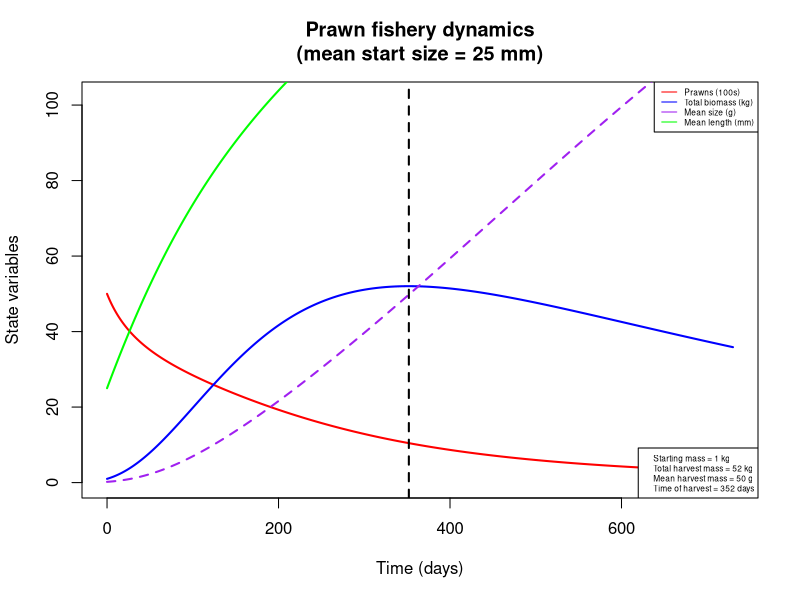
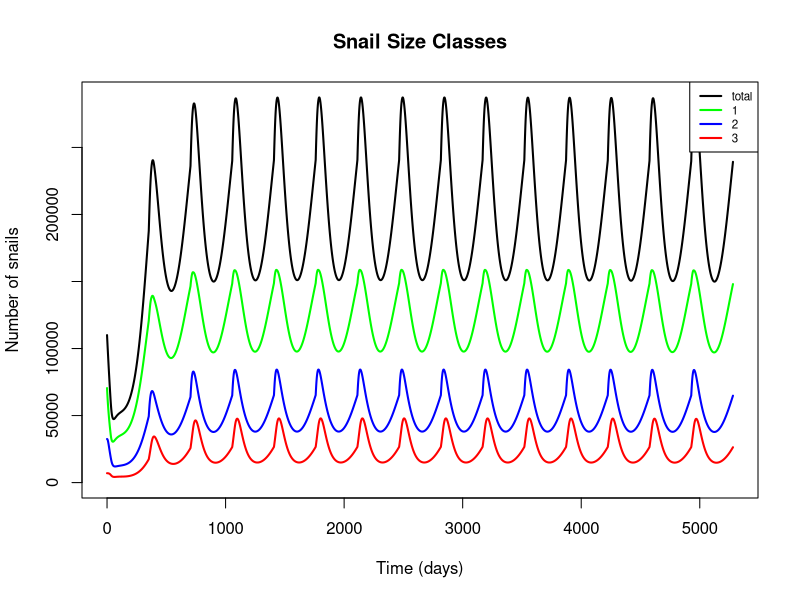
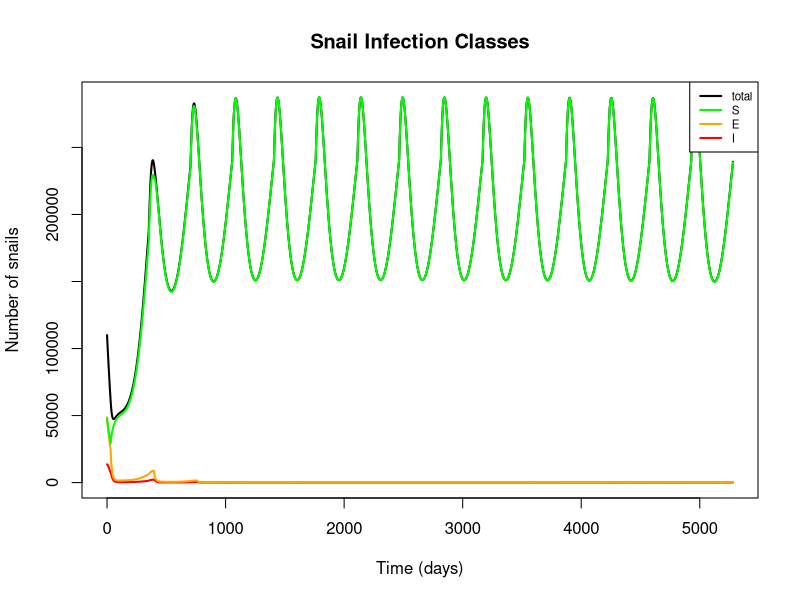
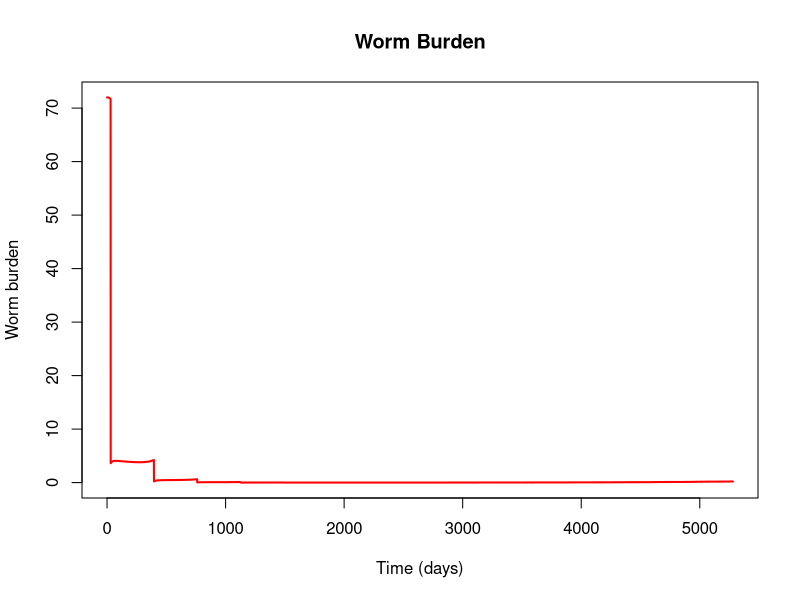
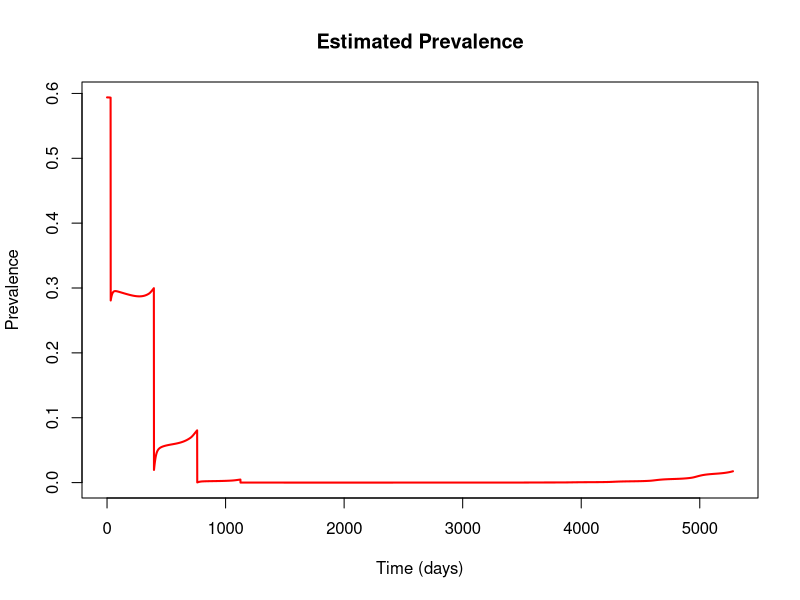
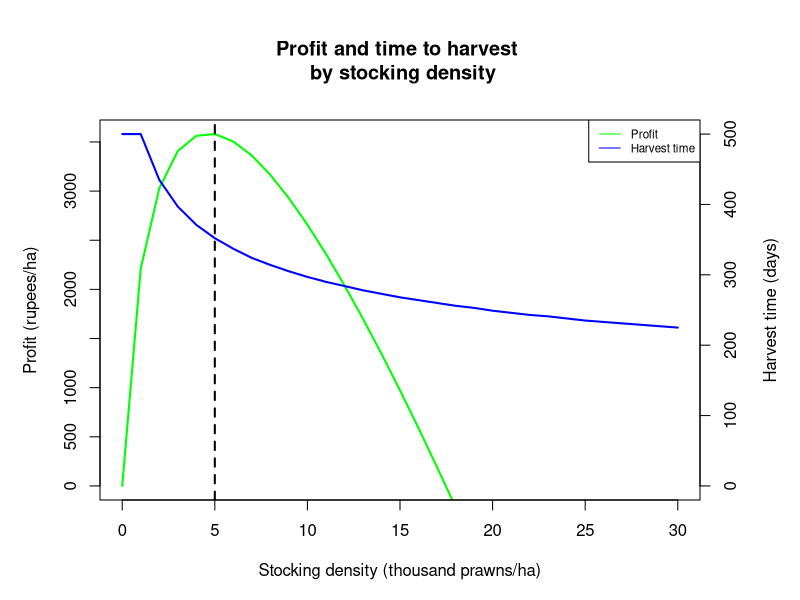
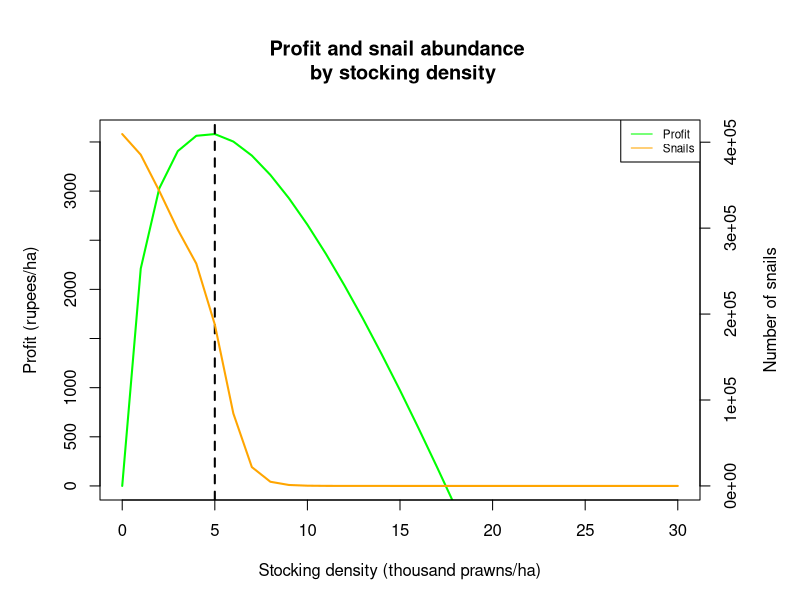
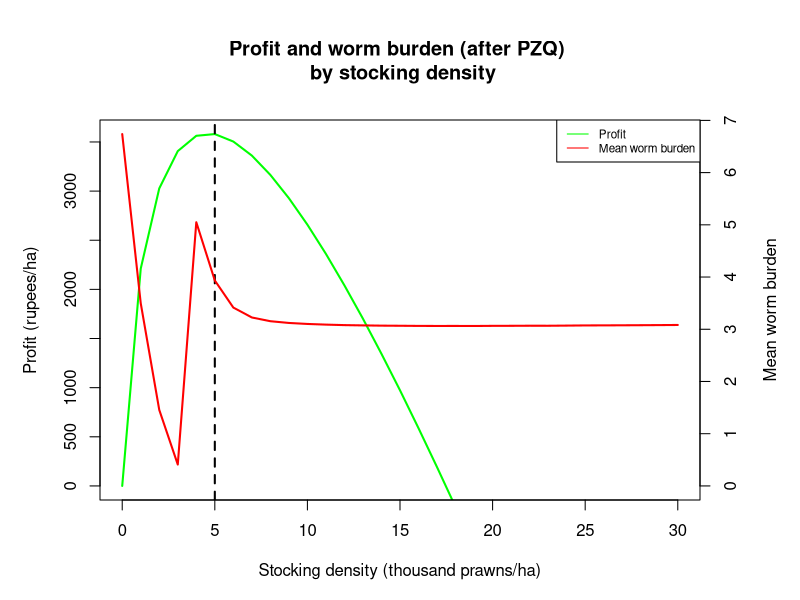

These charts were generated, in order, by the following R code:
#### Full snail-prawn model including epidemiological, predation, and aquaculture components

## To-do list:
  # Understand implications of diagonal transition structure
  # Simulations: basic, Gates, natural restoration (simple approximation)
  # Sensitivity analysis
  # Other modeling ideas, time permitting:
    # Incorporate seasonality?

require(deSolve)

snail_prawn_model = function(t, n, parameters) { 
  with(as.list(parameters),{
    
    S1=n[1]
    S2=n[2]
    S3=n[3]
    E1=n[4]
    E2=n[5]
    E3=n[6]
    I2=n[7]
    I3=n[8]
    W=n[9]
    P=n[10]
    L=n[11]
    
    N1 = S1+E1     # Total snails of size class 1
    N2 = S2+E2+I2  # Total snails of size class 2
    N3 = S3+E3+I3  # Total snails of size class 3
    N = N1+N2+N3   # Total number of snails
    
    # Miracidial density per person as a function of mean worm burden (W) and miracidial shedding rate (m)
    M = m*0.5*W
    
    # Mean and total prawn biomass, converting from length (mm) to weight (g)
    Bm.p = (a.p/10)*(L/10)^b.p
    Bm.t = P*Bm.p
    
    # Mean snail biomass in each size class, converting from length (cm) to weight (g)
    Bm.n1 = a.s*0.4^b.s  # 4mm size class
    Bm.n2 = a.s*0.8^b.s  # 8mm size class
    Bm.n3 = a.s*1.2^b.s  # 12mm size class
    
    # Prawn-to-snail mass ratios for each size class
    Bm.r1 = Bm.p / Bm.n1
    Bm.r2 = Bm.p / Bm.n2
    Bm.r3 = Bm.p / Bm.n3
    
    # Attack rates for each size class as a function of biomass ratio
    alpha1 = ifelse(-log(3) + ar*log(Bm.r1) > 0, -log(3) + ar*log(Bm.r1), 0)
    alpha2 = ifelse(-log(3) + ar*log(Bm.r2) > 0, -log(3) + ar*log(Bm.r2), 0)
    alpha3 = ifelse(-log(3) + ar*log(Bm.r3) > 0, -log(3) + ar*log(Bm.r3), 0)
    
    # Adjusted attack rates, accounting for area of interest and limiting factors in the wild
    alpha_star1 = alpha1*s/A
    alpha_star2 = alpha2*s/A
    alpha_star3 = alpha3*s/A
    
    # Handling times for each size class as a function of biomass ratio
    handle1 = 1/(th*Bm.r1)
    handle2 = 1/(th*Bm.r2)
    handle3 = 1/(th*Bm.r3)
    
    # Functional responses for each size class
    psi1 = (P*alpha_star1) / (1+sum(alpha_star1*handle1*N1, alpha_star2*handle2*N2, alpha_star3*handle3*N3))
    psi2 = (P*alpha_star2) / (1+sum(alpha_star1*handle1*N1, alpha_star2*handle2*N2, alpha_star3*handle3*N3))
    psi3 = (P*alpha_star3) / (1+sum(alpha_star1*handle1*N1, alpha_star2*handle2*N2, alpha_star3*handle3*N3))
    
    # Fraction of E2 snails that transition directly to I3
    rho = g2/sigma
    
    ## Model equations:
    
    # Susceptible snails, class 1
    dS1dt = f*(1-N/(Kn*A))*(S2+S3+z*(E2+E3)) - muN1*S1 - psi1*S1 - g1*S1 - beta*M*H*S1
    
    # Susceptible snails, class 2
    dS2dt = g1*S1 - muN2*S2 - psi2*S2 - g2*S2 - beta*M*H*S2
    
    # Susceptible snails, class 3
    dS3dt = g2*S2 - muN3*S3 - psi3*S3 - beta*M*H*S3
    
    # Exposed (prepatent) snails, class 1
    dE1dt = beta*M*H*S1 - muN1*E1 - psi1*E1 - sigma*E1
    
    # Exposed (prepatent) snails, class 2
    dE2dt = beta*M*H*S2 - muN2*E2 - psi2*E2 - sigma*E2
    
    # Exposed (prepatent) snails, class 3
    dE3dt = beta*M*H*S3 - muN3*E3 - psi3*E3 - sigma*E3
    
    # Infectious (shedding) snails, class 2
    dI2dt = sigma*E1 + sigma*(1-rho)*E2 - (muN2 + muI)*I2 - psi2*I2
    
    # Infectious (shedding) snails, class 3
    dI3dt = sigma*rho*E2 + sigma*E3 - (muN3 + muI)*I3 - psi3*I3
    
    # Mean human worm burden
    dWdt = lambda*I2/A + theta*lambda*I3/A - (muW + muH)*W
    
    # Prawn abundance
    dPdt = -P*(muP*Bm.p^d + phi*Bm.t/(A/10000))
    
    # Mean prawn length (mm)
    dLdt = k/(1+gam*Bm.t/(A/10000))*(linf - L)
    
    
    return(list(c(dS1dt, dS2dt, dS3dt, dE1dt, dE2dt, dE3dt, dI2dt, dI3dt, dWdt, dPdt, dLdt)))
  }) 
} 


## Set initial values and parameters
#  Default settings: area = 10000, P = 5000/ha, L = 25 (0.2g post-larvae)
#  Gates settings: area = 20000; P = 500, 1000, 2500, 5000, 10000/ha; L = 67 or 100 (5g or 20g adults)
area = 10000
nstart = c(S1 = 3.54*area, S2 = 1.02*area, S3 = 0.22*area, E1 = 3.51*area, E2 = 1.1*area, E3 = 0.25*area, 
           I2 = 1.13*area, I3 = 0.23*area, W = 72, P = 5000*area/10000, L = 25)
time = seq(0, 365*2, 1)

parameters=c(
  # Location parameters
  A = area,             # Area of site of interest, m^2
  H = 1000,             # Human population at site of interest
  
  # Snail reproductive parameters
  f = 0.26,             # Birth rate of adult snails (snails/reproductive snail/day, including survival to detection - more like a recruitment rate); 
                        #   adjusted from Sokolow et al. 2015 to account for the fact that class 1 snails are assumed to be juveniles and therefore don't reproduce
  Kn = 50,              # Carrying capacity of snails (snails/m^2), from Sokolow et al. 2015
  z = 0.5,              # Fraction of prepatent snails that can reproduce, from Sokolow et al. 2015
  
  # Snail growth parameters
  a.s = 0.187178454,    # Allometric parameter for snail length-weight relationship, fitted to Sanna's data on B. glabrata
  b.s = 2.536764792,    # Allometric parameter for snail length-weight relationship, fitted to Sanna's data on B. glabrata
  g1 = 1/37,            # Growth rate of small snails (size class transition rate, in terms of days to grow 4mm; adapted from McCreesh et al. 2014, assuming water temp. of 25 C)
  g2 = 1/62,            # Growth rate of medium snails (size class transition rate, in terms of days to grow 4mm; adapted from McCreesh et al. 2014, assuming water temp. of 25 C)
  
  # Snail mortality parameters
  muN1 = 1/40,          # Natural mortality rate of small snails (deaths/snail/day; assume mean lifespan = 50 days)
  muN2 = 1/50,          # Natural mortality rate of medium snails (deaths/snail/day; assume mean lifespan = 50 days)
  muN3 = 1/60,          # Natural mortality rate of large snails (deaths/snail/day; assume mean lifespan = 50 days)
  muI = 1/10,           # Additional mortality rate of shedding snails as a result of infection, from Sokolow et al. 2015
  
  # Prawn growth parameters
  a.p = 0.096868,       # Allometric parameter for prawn length-weight relationship, from Lalrinsanga et al. 2012 (M. rosenbergii, growout phase)
  b.p = 3.2944,         # Allometric parameter for prawn length-weight relationship, from Lalrinsanga et al. 2012 (M. rosenbergii, growout phase)
  k = 0.00339726,       # Growth coefficient, from Nwosu & Wolfi 2006 (M. vollenhovenii); alternate value for M. rosenbergii, from Sampaio & Valenti 1996: 0.0104333333
  linf = 206,           # Max length (mm), from Nwosu & Wolfi 2006 (M. vollenhovenii)
  gam = 1e-5,           # Density-dependent growth parameter (based on biomass per hectare); informally adjusted based on Ranjeet & Kurup 2010
  
  # Prawn mortality parameters
  muP = 0.00610958904,  # Prawn mortality at unit weight, from Lorenzen 1996 (pond aquaculture)
  d = -0.382,           # Exponential relationship of weight with mortality, from Lorenzen 1996 (pond aquaculture)
  phi = 5e-8,           # Density-dependent mortality parameter (based on biomass per hectare); informally adjusted based on Ranjeet & Kurup 2010
  
  # Predation parameters
  ar = 1.1906,          # Coefficient for relationship between biomass ratio and attack rate, fitted to data from Sokolow et al. 2014
  th = 0.38561,         # Coefficient for relationship between biomass ratio and handling time, fitted to data from Sokolow et al. 2014
  s = 1/30,             # Scale factor limiting prawn attack rate in the wild (vs. lab conditions);
                        #   decreased from 1/10 to 1/30 in size class model to match expected elimination threshold
  
  # Infection parameters
  beta = 2e-6,          # Human-to-snail infection probability in reference area (infected snails/miracidia/snail/day); adjusted from Sokolow et al. 2015 (original value: 4e-6)
  m = 0.8,              # Miracidial shedding rate per adult female worm divided by miracidial mortality; from Sokolow et al. 2015
  sigma = 1/30,         # Latent period for exposed snails (infectious snails/exposed snail/day); adjusted from Sokolow et al. 2015 (original value: 1/50)
  lambda = 4e-2,        # Snail-to-human infection probability scaled to 1 m^2 (composite including cercarial shedding, mortality, infection, survival to patency); 
                        #   adjusted from Sokolow et al. 2015 (original value: 0.1)
  theta = 2,            # Scale factor describing increase in cercarial shedding rate in larger snails; from Chu & Dawood 1970 (estimated to be between 2 and 10)
  
  # Schisto mortality parameters
  muW = 1/(3.3*365),    # Natural mortality rate of adult worms in humans, assuming average lifespan of 3.3 years, from Sokolow et al. 2015
  muH = 1/(60*365)      # Natural mortality of humans (contributing to worm mortality), assuming average lifespan of 60 years, from Sokolow et al. 2015
)



## Run model and assess outcomes over one or more aquaculture cycles

# Start with single run to calculate the time to optimal harvest and other fisheries statistics
output = as.data.frame(ode(nstart, time, snail_prawn_model, parameters))
output$B = ((parameters['a.p']*(output$L/10)^parameters['b.p'])/10)       # Mean prawn biomass, transformed from length using allometric equation
output$Bt = output$B*output$P                                             # Total prawn biomass

start.mass.kg = output$Bt[output$time == 0]/1000                          # Total prawn biomass at beginning of cycle, in kg
harvest.mass.kg = max(output$Bt)/1000                                     # Total prawn biomass at end of cycle, in kg
harvest.size = output$B[output$Bt == max(output$Bt)]                      # Average prawn biomass at harvest, in g
harvest.time = output$time[output$Bt == max(output$Bt)]                   # Time to optimal harvest, in days

# Plot prawn aquaculture dynamics
plot(x = output$time, y = output$P/100, col = 'red', xlab = 'Time (days)', ylab = 'State variables', 
     type = 'l', lwd=2, xlim = c(0, max(output$time)), ylim = c(0, max(output$Bt/1000)+50),
     main = paste('Prawn fishery dynamics\n', '(mean start size = ', as.numeric(nstart[11]), ' mm)', sep = ''))
lines(x = output$time, y = output$Bt/1000, col = 'blue', lwd=2)
lines(x = output$time, y = output$B, col = 'purple', lwd=2, lty=2)
lines(x = output$time, y = output$L, col = 'green', lwd=2)
abline(v = harvest.time, lty = 2, lwd = 2)
legend('topright', legend = c('Prawns (100s)', 'Total biomass (kg)', 'Mean size (g)', 'Mean length (mm)'), 
       lty = 1, col = c('red', 'blue', 'purple', 'green'), cex = 0.5)
legend('bottomright', legend = c(paste('Starting mass =', round(start.mass.kg), 'kg', sep = ' '),
                                 paste('Total harvest mass =', round(harvest.mass.kg), 'kg', sep = ' '), 
                                 paste('Mean harvest mass =', round(harvest.size), 'g', sep = ' '), 
                                 paste('Time of harvest =', round(harvest.time), 'days', sep = ' ')), cex=0.5)

# Set the desired number of aquaculture cycles, and harvest time if not using optimum
# Default settings: harvest.time = optimal, ncycles = 15 (~10 years @ 8 months/cycle)
# Gates settings: harvest.time = 4 months, ncycles = 3 (1 year)
harvest.time = harvest.time
ncycles = 15
pzq.delay = 0
nstart.lt = nstart
nstart.lt['P'] = 0
time.lt = seq(0, pzq.delay + harvest.time*ncycles, 1)

# Define stocking events at the beginning of each cycle
stocking = data.frame(var = rep(c('P', 'L'), ncycles),
                      time = rep(seq(pzq.delay, pzq.delay + harvest.time*(ncycles-1), harvest.time), each = 2),
                      value = rep(c(nstart['P'], nstart['L']), ncycles),
                      method = rep('rep', ncycles*2))

# Define PZQ administration event
# Note: if administering before start of stocking, set time = 0 and instead set pzq.delay above
#   to time between MDA and first stocking
pzq = data.frame(var = rep('W', 5), 
                 time = c(30, 395, 760, 1125, 1490), 
                 value = rep(0.05, 5), 
                 method = rep('mult', 5))

# Run model and calculate outcomes of interest
output.lt = as.data.frame(ode(nstart.lt, time.lt, snail_prawn_model, parameters,
                              events = list(data = rbind(stocking, pzq))))

output.lt$S.t = output.lt$S1 + output.lt$S2 + output.lt$S3                      # Total susceptible snails
output.lt$E.t = output.lt$E1 + output.lt$E2 + output.lt$E3                      # Total exposed snails 
output.lt$I.t = output.lt$I2 + output.lt$I3                                     # Total infected snails
output.lt$N1.t = output.lt$S1 + output.lt$E1                                    # Total snails of size class 1
output.lt$N2.t = output.lt$S2 + output.lt$E2 + output.lt$I2                     # Total snails of size class 2
output.lt$N3.t = output.lt$S3 + output.lt$E3 + output.lt$I3                     # Total snails of size class 3
output.lt$N.t = output.lt$S.t + output.lt$E.t + output.lt$I.t                   # Total snails
output.lt$prev = pnbinom(2, size = 0.2, mu = output.lt$W, lower.tail = FALSE)   # Estimated prevalence, using a negative binomial dist. with k = 0.2 (fitted from EPLS data)
output.lt$B = ((parameters['a.p']*(output.lt$L/10)^parameters['b.p'])/10)       # Mean prawn biomass, transformed from length using allometric equation
output.lt$Bt = output.lt$B*output.lt$P                                          # Total prawn biomass

# Plot snail dynamics by size class
plot(x = output.lt$time, y = output.lt$N.t, type = 'l', col = 'black', lwd=2, xlab = 'Time (days)', 
     ylab = 'Number of snails', ylim = c(0,max(output.lt$N.t)),
     main = 'Snail Size Classes')
lines(output.lt$time, output.lt$N1.t, col = 'green', lwd = 2)
lines(output.lt$time, output.lt$N2.t, col = 'blue', lwd = 2)
lines(output.lt$time, output.lt$N3.t, col = 'red', lwd = 2)
legend('topright', legend = c('total', '1', '2', '3'), lwd = 2, col = c('black', 'green', 'blue', 'red'), cex = 0.7)

# Plot snail dynamics by infection class
plot(x = output.lt$time, y = output.lt$N.t, type = 'l', col = 'black', lwd=2, xlab = 'Time (days)', 
     ylab = 'Number of snails', ylim = c(0,max(output.lt$N.t)), 
     main = 'Snail Infection Classes')
lines(output.lt$time, output.lt$I.t, col = 'red', lwd = 2)
lines(output.lt$time, output.lt$E.t, col = 'orange', lwd = 2)
lines(output.lt$time, output.lt$S.t, col = 'green', lwd = 2)
legend('topright', legend = c('total', 'S', 'E', 'I'), lwd = 2, col = c('black', 'green', 'orange', 'red'), cex = 0.7)

# Plot mean human worm burden and prevalence of infection
plot(x = output.lt$time, y = output.lt$W, type = 'l', col = 'red', lwd=2, xlab = 'Time (days)', 
     ylab = 'Worm burden', ylim = c(0,max (output.lt$W)),
     main = 'Worm Burden')
plot(x = output.lt$time, y = output.lt$prev, type = 'l', col = 'red', lwd=2, xlab = 'Time (days)', 
     ylab = 'Prevalence', ylim = c(0,max (output.lt$prev)),
     main = 'Estimated Prevalence')



## Assess single-cycle outcomes over multiple stocking densities
#  NOTE: set parameters and initial values first!

# Run the model over the desired range of stocking densities (in thousands of post-larvae)
x = c(0:30)
nstart.sd = nstart
time.sd = seq(0, 500, 1)
harvest = numeric(length(x))
harvest.t = numeric(length(x))
snails = numeric(length(x))
worms = numeric(length(x))
for (i in x) {
  nstart.sd['P'] = 1000*i
  output.sd = as.data.frame(ode(nstart.sd, time.sd, snail_prawn_model, parameters,
                                events = list(data = pzq)))
  output.sd$S.t = output.sd$S1 + output.sd$S2 + output.sd$S3
  output.sd$E.t = output.sd$E1 + output.sd$E2 + output.sd$E3
  output.sd$I.t = output.sd$I2 + output.sd$I3
  output.sd$Inf.t = output.sd$E.t + output.sd$I.t
  output.sd$N.t = output.sd$S.t + output.sd$E.t + output.sd$I.t
  output.sd$B = ((parameters['a.p']*(output.sd$L/10)^parameters['b.p'])/10)
  output.sd$Bt = output.sd$B*output.sd$P
  harvest[i+1] = max(output.sd$Bt)/1000
  ht.tmp = output.sd$time[output.sd$Bt == max(output.sd$Bt)]
  harvest.t[i+1] = ifelse(ht.tmp != 0, ht.tmp, max(output.sd$time))
  snails[i+1] = output.sd$N.t[output.sd$time == harvest.t[i+1]]
  worms[i+1] = output.sd$W[output.sd$time == harvest.t[i+1]]
}

# Price estimates for profit calculation from Tamil Nadu Agricultural University, http://agritech.tnau.ac.in/fishery/fish_freshwaterprawn.html
p = 140                                           # Weighted average market price of prawns, in rupees/kg 
c = 600                                           # Cost of post-larvae, in rupees/1000 PL
delta = -log(1-0.1)/365                           # Discount rate, equivalent to 10%/year
profit = p*harvest*exp(-delta*(harvest.t)) - c*x  # Profit function, in terms of revenue (discounted by time to harvest) minus stocking costs 

# Plot estimated profit and time to harvest over stocking density
# (after one aquaculture cycle)
par(mar = c(5,5,6,5))
plot(x, profit, col = 'green', xlab = 'Stocking density (thousand prawns/ha)', ylab = 'Profit (rupees/ha)',
     ylim = c(0, max(profit)), type = 'l', lwd = 2, main = 'Profit and time to harvest \n by stocking density')
abline(v = which.max(profit)-1, lty = 2, lwd = 2)
par(new = T)
plot(x, harvest.t, col = 'blue', axes = F, xlab = NA, ylab = NA, ylim = c(0, max(harvest.t[-1])), type = 'l', lwd = 2)
axis(side = 4)
mtext(side = 4, line = 3, 'Harvest time (days)')
legend('topright', legend = c('Profit', 'Harvest time'), lty = 1, col = c('green', 'blue'), cex = 0.7)

# Plot estimated profit and snail abundance over stocking density
# (after one aquaculture cycle)
par(mar = c(5,5,6,5))
plot(x, profit, col = 'green', xlab = 'Stocking density (thousand prawns/ha)', ylab = 'Profit (rupees/ha)',
     ylim = c(0, max(profit)), type = 'l', lwd = 2, main = 'Profit and snail abundance \n by stocking density')
abline(v = which.max(profit)-1, lty = 2, lwd = 2)
par(new = T)
plot(x, snails, col = 'orange', axes = F, xlab = NA, ylab = NA, ylim = c(0, max(snails)), type = 'l', lwd = 2)
axis(side = 4)
mtext(side = 4, line = 3, 'Number of snails')
legend('topright', legend = c('Profit', 'Snails'), lty = 1, col = c('green', 'orange'), cex = 0.7)

# Plot estimated profit and mean worm burden over stocking density
# (after one aquaculture cycle)
par(mar = c(5,5,6,5))
plot(x, profit, col = 'green', xlab = 'Stocking density (thousand prawns/ha)', ylab = 'Profit (rupees/ha)',
     ylim = c(0, max(profit)), type = 'l', lwd = 2, main = 'Profit and worm burden (after PZQ) \n by stocking density')
abline(v = which.max(profit)-1, lty = 2, lwd = 2)
par(new = T)
plot(x, worms, col = 'red', axes = F, xlab = NA, ylab = NA, ylim = c(0, max(worms)), type = 'l', lwd = 2)
axis(side = 4)
mtext(side = 4, line = 3, 'Mean worm burden')
legend('topright', legend = c('Profit', 'Mean worm burden'), lty = 1, col = c('green', 'red'), cex = 0.7)
